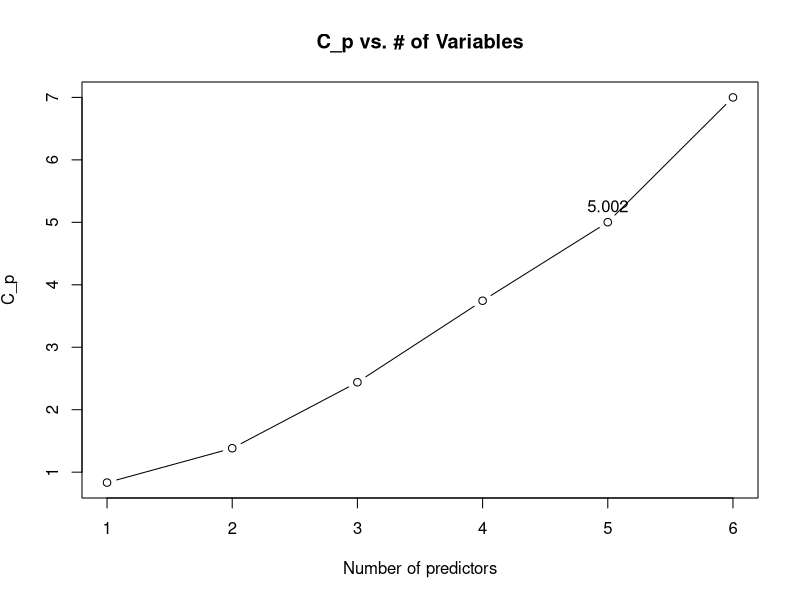
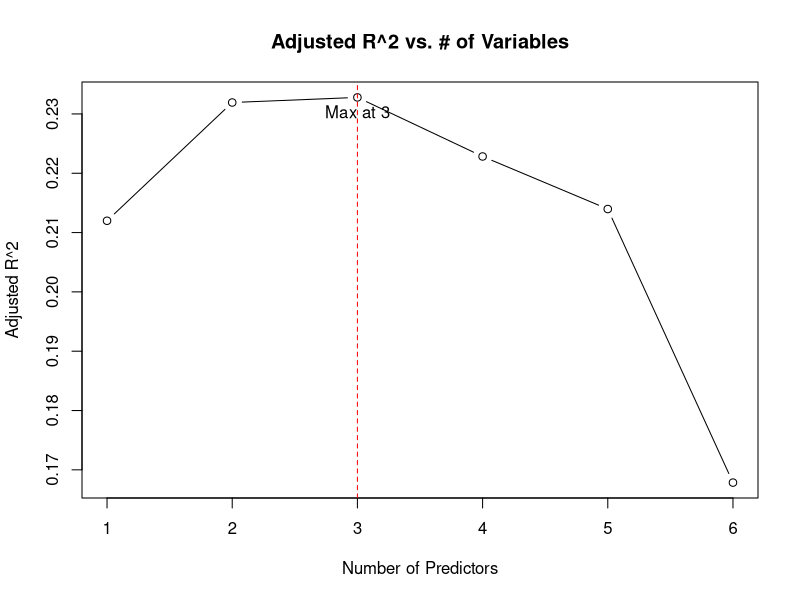
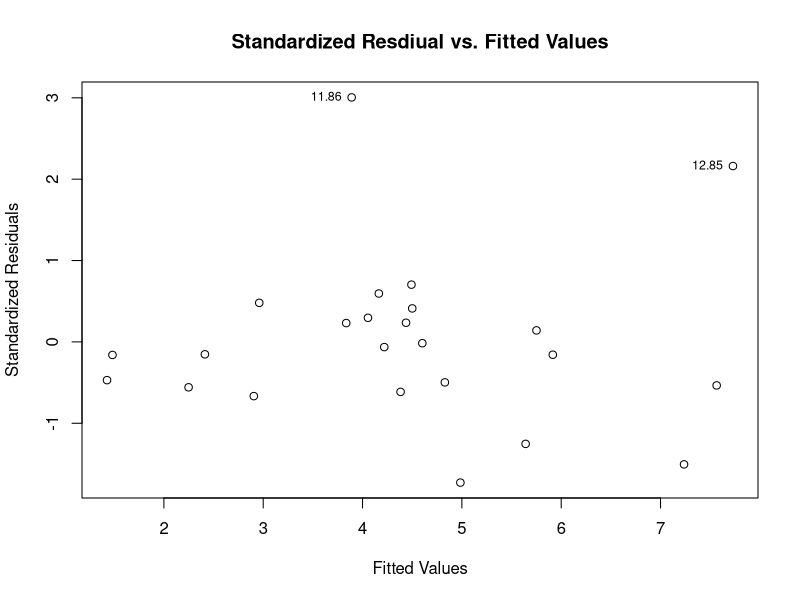
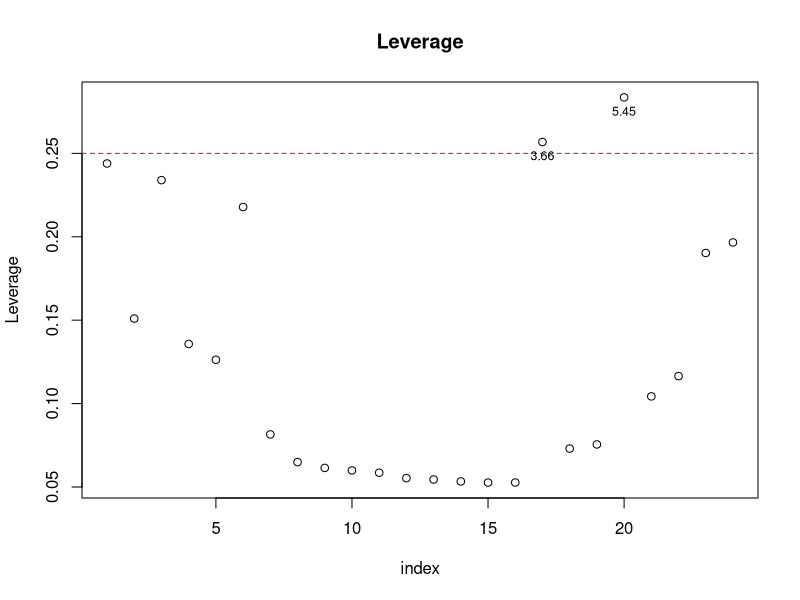
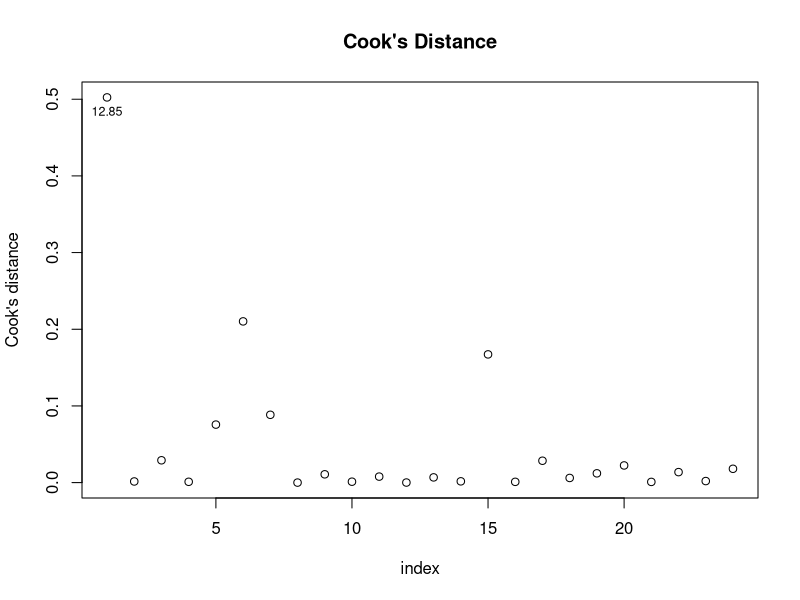

Source code (R) for these figures, in order:
# stat331: pa3q4
rain_dat <- read.table("data/rainseeding.txt", header = TRUE)

# use backward elimination algorithm to select an appropriate regression model
# for rainfall
fit0 <- lm(Rain ~ SA + Time + EchoCov + EchoMot + PreWet, data = rain_dat)
summary(fit0) # remove EchoCov
fit1 <- lm(Rain ~ SA + Time + EchoMot + PreWet, data = rain_dat)
summary(fit1) # remove SA
fit2 <- lm(Rain ~ Time + EchoMot + PreWet, data = rain_dat)
summary(fit2) # remove PreWet
fit3 <- lm(Rain ~ Time + EchoMot, data = rain_dat)
summary(fit3)
# Time and EchoMot are statistically significant at the 0.05 level

# use all subset regression to evaluate each model
library(leaps)
# fit all possible models
regfit_full <- regsubsets(Rain ~ ., data = rain_dat)
reg_summary <- summary(regfit_full)

# Plot C_p
plot(reg_summary$cp, type = "b",
    xlab = "Number of predictors", ylab = expression(C_p),
    main = "C_p vs. # of Variables")

p <- 1:length(reg_summary$cp)
best <- which.min(abs(reg_summary$cp - p))
text(best, reg_summary$cp[best],
    labels = round(reg_summary$cp[best], 3),
    pos = 3)

# find the index of the model with C_p ~= p
names(coef(regfit_full, best))[-1] # remove intercept

# Plot Adjusted R^2
plot(reg_summary$adjr2, type = "b",
    xlab = "Number of Predictors", ylab = "Adjusted R^2",
    main = "Adjusted R^2 vs. # of Variables")
abline(v = which.max(reg_summary$adjr2), col = "red", lty = 2)
text(which.max(reg_summary$adjr2), max(reg_summary$adjr2),
    labels = paste0("Max at ", which.max(reg_summary$adjr2)),
    pos = 1)

# find the index of the model with the maximum adjusted R^2
best_adjr2 <- which.max(reg_summary$adjr2)
names(coef(regfit_full, best_adjr2))[-1] # remove intercept

# assess effectiveness of cloud seeding in selected models
fit_r2 <- lm(Rain ~ Time + SuitCr + EchoMot, data = rain_dat)
summary(fit_r2)

fit_cp <- lm(Rain ~ SA + Time + SuitCr + EchoMot + PreWet, data = rain_dat)
summary(fit_cp)

fit_be <- lm(Rain ~ Time + EchoMot, data = rain_dat)
summary(fit_be)

# Check for influential cases in the data and evaluate the sensitivity of your 
# results to these cases
# check using the backwards elimination model
r <- residuals(fit_be)
e <- rstandard(fit_be)
leverage <- hatvalues(fit_be)
cookd <- cooks.distance(fit_be)

plot(fit_be$fitted, e, xlab = "Fitted Values",
    ylab = "Standardized Residuals",
    main = "Standardized Resdiual vs. Fitted Values", cex = 1)
text(fit_be$fitted[abs(e) > 2], e[abs(e) > 2],
    labels = rain_dat$Rain[abs(e) > 2], cex = 0.75, pos = 2)

index <- 1:24
plot(index, leverage, ylab = "Leverage", main = "Leverage", cex = 1)
abline(h = 2 * mean(leverage), col = "red", lty = 2)
text(index[leverage > 2 * mean(leverage)],
    leverage[leverage > 2 * mean(leverage)],
    labels = rain_dat$Rain[leverage > 2 * mean(leverage)],
    cex = 0.75, pos = 1)

plot(index, cookd, ylab = "Cook's distance", main = "Cook's Distance", cex = 1)
text(index[cookd >= 0.5], cookd[cookd >= 0.5],
    labels = rain_dat$Rain[cookd >= 0.5], cex = 0.75, pos = 1)

refit <- lm(Rain ~ Time + EchoMot,
    data = subset(rain_dat, Rain != 12.85))
round(summary(refit)$coefficients, 3)
